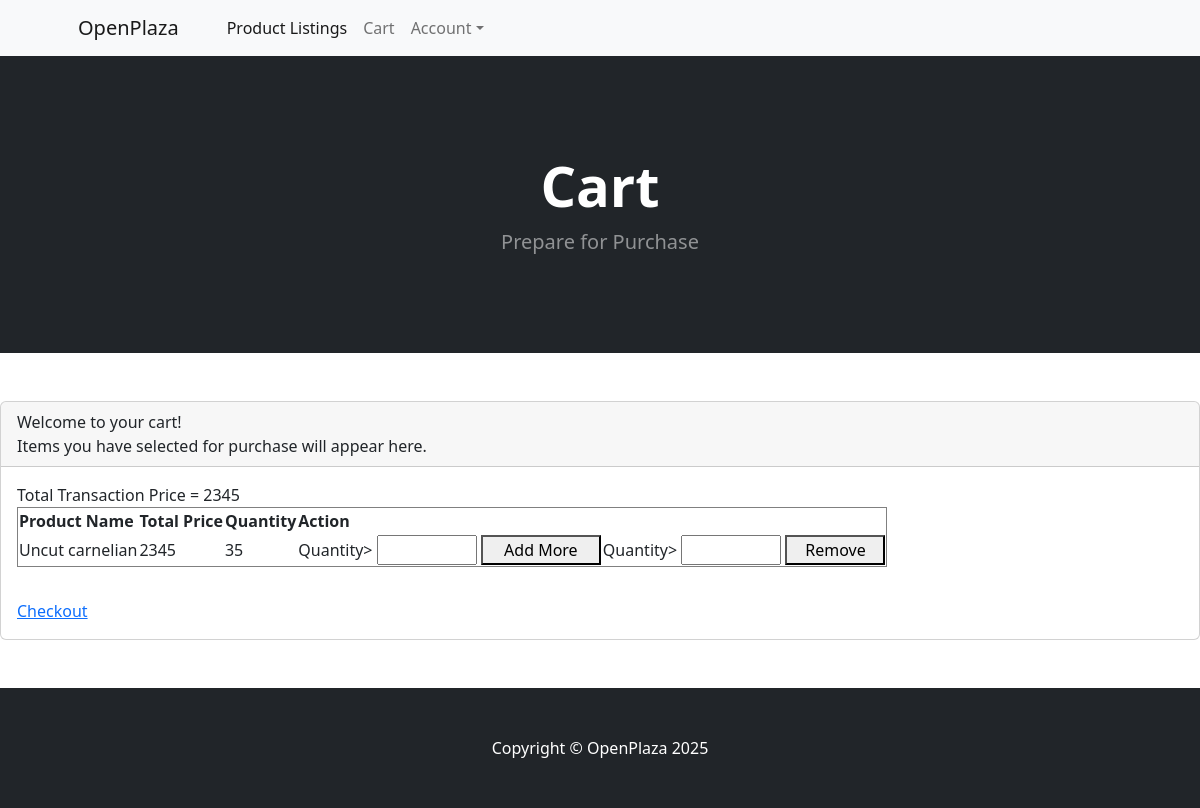
The page /cart.php (signed in) on the database its author committed.
### tables this page shows
CREATE TABLE `transactions` (
  `TransactionID` int(11) NOT NULL,
  `ProductName` text NOT NULL,
  `ProductID` int(11) NOT NULL,
  `UserID` varchar(255) NOT NULL,
  `Quantity` int(11) NOT NULL,
  `TotalPrice` int(11) NOT NULL,
  `Price` int(11) NOT NULL,
  `PaymentID` int(11) NOT NULL,
  `PAID` tinyint(1) NOT NULL
);

### cart.php (the view, shortened to what this page needs)
<!DOCTYPE html>
<html lang="en">
    <head>
        <link href="https://cdn.jsdelivr.net/npm/bootstrap-icons@1.5.0/font/bootstrap-icons.css" rel="stylesheet" />
        <link href="styles.css" rel="stylesheet" />
    </head>
    <body>
        <nav class="navbar navbar-expand-lg navbar-light bg-light">
            <div class="container px-4 px-lg-5">
                <a class="navbar-brand" href="index.php">OpenPlaza</a>
                <div class="collapse navbar-collapse" id="navbarSupportedContent">
                    <ul class="navbar-nav me-auto mb-2 mb-lg-0 ms-lg-4">
                        <li class="nav-item"><a class="nav-link active" href="product_listings.php">Product Listings</a></li>
                        <li class="nav-item"><a class="nav-link" aria-current = "page" href="cart.php">Cart</a></li>
                        <li class="nav-item dropdown">
                            <a class="nav-link dropdown-toggle" id="navbarDropdown" href="#" role="button" data-bs-toggle="dropdown" aria-expanded="false">Account</a>
                        </li>
                    </ul>
                </div>
            </div>
        </nav>
        <header class="bg-dark py-5">
            <div class="container px-4 px-lg-5 my-5">
                <div class="text-center text-white">
                    <h1 class="display-4 fw-bolder">Cart</h1>
                    <p class="lead fw-normal text-white-50 mb-0">Prepare for Purchase</p>
                </div>
            </div>
        </header>
        <section class="py-5">
        <div class="card">
            <div class = "card-header">
                Welcome to your cart!  <br>
                Items you have selected for purchase will appear here.
            </div>
            <div class = "card-body">
                <?php
                $_UserID = $_SESSION["UserID"];
                $conn = mysqli_connect("localhost","root","","openplaza");
                $result = mysqli_query($conn,"SELECT * FROM transactions WHERE UserID='$_UserID' AND PAID='0' LIMIT 50");
                $data = $result->fetch_all(MYSQLI_ASSOC);
                $result = mysqli_query($conn, "SELECT SUM(TotalPrice) AS ttlprc FROM transactions WHERE UserID='$_UserID' AND PAID='0'");
                $row = mysqli_fetch_array($result);
                if($result->num_rows > 0 && $row != null)
                {
                    $TotalTransactionPrice = $row['ttlprc'];
                    $_TotalTransactionPrice = intval($TotalTransactionPrice);
                    echo "Total Transaction Price = ".$_TotalTransactionPrice;
                }
                else
                {
                    echo "Nothing in Your Cart!";
                }
                ?>
                <table border="1">
                <tr>
                    <th>Product Name</th>
                    <th>Total Price</th>
                    <th>Quantity</th>
                    <th>Action</th>
                </tr>
                <?php foreach($data as $row): ?>
                <tr>
                    <td><?= htmlspecialchars($row['ProductName']) ?></td>
                    <td><?= htmlspecialchars($row['TotalPrice']) ?></td>
                    <td><?= htmlspecialchars($row['Quantity']) ?></td>
                    <td><form action="cart_increase.php" method="post">
                            <label for="Quantity">Quantity></label>
                            <input style="height:30px; width:100px" id="Quantity" name="Quantity"></input>
                            <button style="height:30px; width:120px" input type="submit" name="ProductID" value="<?= htmlspecialchars($row['ProductID']) ?>">Add More</button></form></td>
                    <td><form action="cart_remove.php" method="post">
                            <label for="Quantity">Quantity></label>
                            <input style="height:30px; width:100px" id="Quantity" name="Quantity"></input>
                            <button style="height:30px; width:100px" input type="submit" name="ProductID" value="<?= htmlspecialchars($row['ProductID']) ?>">Remove</button></form></td>
                        </tr>
                <?php endforeach ?>
                </table>
            </div>
            <div class = "card-body">
                <a class="dropbtn" href = "checkout.php" class="dropbtn">Checkout</a>
            </div>
        </div>
        </section>
        <footer class="py-5 bg-dark">
            <div class="container"><p class="m-0 text-center text-white">Copyright &copy; OpenPlaza 2025</p></div>
        </footer>
    </body>
</html>

### rows shown on the page
transactions: ProductName "Uncut carnelian", TotalPrice "2345", Quantity "35", $row['ProductID'] 3 (drawn)

### other values the page prints
$_TotalTransactionPrice "2345"
